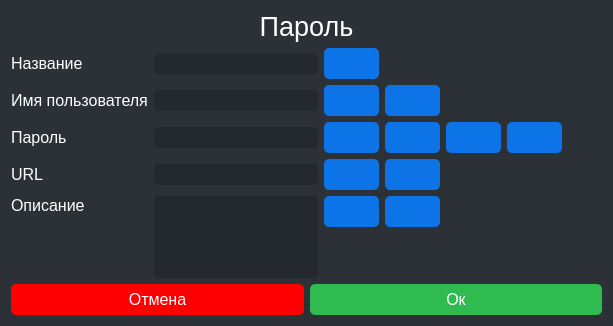
<?xml version="1.0" encoding="UTF-8"?>
<ui version="4.0">
 <class>Dialog</class>
 <widget class="QDialog" name="Dialog">
  <property name="geometry">
   <rect>
    <x>0</x>
    <y>0</y>
    <width>613</width>
    <height>326</height>
   </rect>
  </property>
  <property name="windowTitle">
   <string>Dialog</string>
  </property>
  <property name="styleSheet">
   <string notr="true">background-color:rgb(43,49,55);</string>
  </property>
  <layout class="QGridLayout" name="gridLayout_2" rowstretch="0,0,0">
   <item row="2" column="0" colspan="3">
    <layout class="QHBoxLayout" name="horizontalLayout">
     <item>
      <widget class="QPushButton" name="cancelButton">
       <property name="styleSheet">
        <string notr="true">border-radius:5px;
border-width:2px;
padding:6px;
background-color:rgb(255,0,0);
color:rgb(255,255,255);
font-size:12pt;</string>
       </property>
       <property name="text">
        <string>Отмена</string>
       </property>
      </widget>
     </item>
     <item>
      <widget class="QPushButton" name="okButton">
       <property name="styleSheet">
        <string notr="true">border-radius:5px;
border-width:2px;
padding:6px;
border-color:rgb(47,187,79);
background-color:rgb(47,187,79);
color:rgb(255,255,255);
font-size:12pt;</string>
       </property>
       <property name="text">
        <string>Ок</string>
       </property>
      </widget>
     </item>
    </layout>
   </item>
   <item row="0" column="0" colspan="3">
    <widget class="QLabel" name="label">
     <property name="sizePolicy">
      <sizepolicy hsizetype="Preferred" vsizetype="Fixed">
       <horstretch>0</horstretch>
       <verstretch>0</verstretch>
      </sizepolicy>
     </property>
     <property name="font">
      <font>
       <family>Tahoma</family>
       <pointsize>20</pointsize>
      </font>
     </property>
     <property name="styleSheet">
      <string notr="true">color:rgb(255,255,255)</string>
     </property>
     <property name="text">
      <string>Пароль</string>
     </property>
     <property name="alignment">
      <set>Qt::AlignCenter</set>
     </property>
    </widget>
   </item>
   <item row="1" column="0" colspan="3">
    <layout class="QGridLayout" name="gridLayout" columnstretch="0,1,0" columnminimumwidth="0,0,0">
     <item row="3" column="1">
      <widget class="QLineEdit" name="URLEdit">
       <property name="font">
        <font>
         <family>Tahoma</family>
         <pointsize>12</pointsize>
        </font>
       </property>
       <property name="styleSheet">
        <string notr="true">border-width:2;border-radius:5px;background-color:rgb(36,41,45);color:rgb(255,255,255);</string>
       </property>
       <property name="readOnly">
        <bool>true</bool>
       </property>
      </widget>
     </item>
     <item row="0" column="0">
      <widget class="QLabel" name="nameLabel">
       <property name="sizePolicy">
        <sizepolicy hsizetype="Preferred" vsizetype="Fixed">
         <horstretch>0</horstretch>
         <verstretch>0</verstretch>
        </sizepolicy>
       </property>
       <property name="font">
        <font>
         <family>Tahoma</family>
         <pointsize>12</pointsize>
        </font>
       </property>
       <property name="styleSheet">
        <string notr="true">color:rgb(255,255,255)</string>
       </property>
       <property name="text">
        <string>Название</string>
       </property>
      </widget>
     </item>
     <item row="1" column="0">
      <widget class="QLabel" name="usernameLabel">
       <property name="font">
        <font>
         <family>Tahoma</family>
         <pointsize>12</pointsize>
        </font>
       </property>
       <property name="styleSheet">
        <string notr="true">color:rgb(255,255,255)</string>
       </property>
       <property name="text">
        <string>Имя пользователя</string>
       </property>
      </widget>
     </item>
     <item row="2" column="1">
      <widget class="QLineEdit" name="passwordEdit">
       <property name="font">
        <font>
         <family>Tahoma</family>
         <pointsize>12</pointsize>
        </font>
       </property>
       <property name="styleSheet">
        <string notr="true">border-width:2;border-radius:5px;background-color:rgb(36,41,45);color:rgb(255,255,255);</string>
       </property>
       <property name="echoMode">
        <enum>QLineEdit::Password</enum>
       </property>
       <property name="readOnly">
        <bool>true</bool>
       </property>
      </widget>
     </item>
     <item row="2" column="0">
      <widget class="QLabel" name="passwordLabel">
       <property name="font">
        <font>
         <family>Tahoma</family>
         <pointsize>12</pointsize>
        </font>
       </property>
       <property name="styleSheet">
        <string notr="true">color:rgb(255,255,255)</string>
       </property>
       <property name="text">
        <string>Пароль</string>
       </property>
      </widget>
     </item>
     <item row="1" column="1">
      <widget class="QLineEdit" name="usernameEdit">
       <property name="font">
        <font>
         <family>Tahoma</family>
         <pointsize>12</pointsize>
        </font>
       </property>
       <property name="styleSheet">
        <string notr="true">border-width:2;border-radius:5px;background-color:rgb(36,41,45);color:rgb(255,255,255);</string>
       </property>
       <property name="readOnly">
        <bool>true</bool>
       </property>
      </widget>
     </item>
     <item row="4" column="0">
      <widget class="QLabel" name="descriptionLabel">
       <property name="font">
        <font>
         <family>Tahoma</family>
         <pointsize>12</pointsize>
        </font>
       </property>
       <property name="styleSheet">
        <string notr="true">color:rgb(255,255,255)</string>
       </property>
       <property name="text">
        <string>Описание</string>
       </property>
       <property name="alignment">
        <set>Qt::AlignLeading|Qt::AlignLeft|Qt::AlignTop</set>
       </property>
      </widget>
     </item>
     <item row="3" column="0">
      <widget class="QLabel" name="URLLabel">
       <property name="font">
        <font>
         <family>Tahoma</family>
         <pointsize>12</pointsize>
        </font>
       </property>
       <property name="styleSheet">
        <string notr="true">color:rgb(255,255,255)</string>
       </property>
       <property name="text">
        <string>URL</string>
       </property>
      </widget>
     </item>
     <item row="0" column="1">
      <widget class="QLineEdit" name="nameEdit">
       <property name="font">
        <font>
         <family>Tahoma</family>
         <pointsize>12</pointsize>
        </font>
       </property>
       <property name="styleSheet">
        <string notr="true">border-width:2;border-radius:5px;background-color:rgb(36,41,45);color:rgb(255,255,255);</string>
       </property>
       <property name="readOnly">
        <bool>true</bool>
       </property>
      </widget>
     </item>
     <item row="4" column="2">
      <layout class="QGridLayout" name="gridLayout_3">
       <item row="0" column="1">
        <widget class="QPushButton" name="copyDescriptionButton">
         <property name="sizePolicy">
          <sizepolicy hsizetype="Fixed" vsizetype="Fixed">
           <horstretch>0</horstretch>
           <verstretch>0</verstretch>
          </sizepolicy>
         </property>
         <property name="styleSheet">
          <string notr="true">border-radius:5px;
border-width:2px;
padding:6px;
border-color:rgb(13,116,231);
background-color:rgb(13,116,231);
color:rgb(255,255,255);
font-size:12pt;</string>
         </property>
         <property name="text">
          <string/>
         </property>
         <property name="icon">
          <iconset>
           <normaloff>../images/CopyIcon.svg</normaloff>../images/CopyIcon.svg</iconset>
         </property>
        </widget>
       </item>
       <item row="0" column="3">
        <spacer name="horizontalSpacer">
         <property name="orientation">
          <enum>Qt::Horizontal</enum>
         </property>
         <property name="sizeHint" stdset="0">
          <size>
           <width>40</width>
           <height>20</height>
          </size>
         </property>
        </spacer>
       </item>
       <item row="0" column="2">
        <widget class="QPushButton" name="editDescriptionButton">
         <property name="sizePolicy">
          <sizepolicy hsizetype="Fixed" vsizetype="Fixed">
           <horstretch>0</horstretch>
           <verstretch>0</verstretch>
          </sizepolicy>
         </property>
         <property name="styleSheet">
          <string notr="true">border-radius:5px;
border-width:2px;
padding:6px;
border-color:rgb(13,116,231);
background-color:rgb(13,116,231);
color:rgb(255,255,255);
font-size:12pt;</string>
         </property>
         <property name="text">
          <string/>
         </property>
         <property name="icon">
          <iconset>
           <normaloff>../images/EditIcon.svg</normaloff>../images/EditIcon.svg</iconset>
         </property>
        </widget>
       </item>
       <item row="1" column="2">
        <spacer name="verticalSpacer">
         <property name="orientation">
          <enum>Qt::Vertical</enum>
         </property>
         <property name="sizeHint" stdset="0">
          <size>
           <width>20</width>
           <height>40</height>
          </size>
         </property>
        </spacer>
       </item>
      </layout>
     </item>
     <item row="4" column="1">
      <widget class="QTextEdit" name="descriptionEdit">
       <property name="font">
        <font>
         <family>Tahoma</family>
         <pointsize>12</pointsize>
        </font>
       </property>
       <property name="styleSheet">
        <string notr="true">border-width:2;border-radius:5px;background-color:rgb(36,41,45);color:rgb(255,255,255);</string>
       </property>
       <property name="readOnly">
        <bool>true</bool>
       </property>
      </widget>
     </item>
     <item row="0" column="2">
      <widget class="QPushButton" name="copyNameEdit">
       <property name="sizePolicy">
        <sizepolicy hsizetype="Fixed" vsizetype="Fixed">
         <horstretch>0</horstretch>
         <verstretch>0</verstretch>
        </sizepolicy>
       </property>
       <property name="styleSheet">
        <string notr="true">border-radius:5px;
border-width:2px;
padding:6px;
border-color:rgb(13,116,231);
background-color:rgb(13,116,231);
color:rgb(255,255,255);
font-size:12pt;</string>
       </property>
       <property name="text">
        <string/>
       </property>
       <property name="icon">
        <iconset>
         <normaloff>../images/CopyIcon.svg</normaloff>../images/CopyIcon.svg</iconset>
       </property>
      </widget>
     </item>
     <item row="2" column="2">
      <layout class="QHBoxLayout" name="horizontalLayout_2">
       <item>
        <widget class="QPushButton" name="watchPasswordButton">
         <property name="sizePolicy">
          <sizepolicy hsizetype="Fixed" vsizetype="Fixed">
           <horstretch>0</horstretch>
           <verstretch>0</verstretch>
          </sizepolicy>
         </property>
         <property name="styleSheet">
          <string notr="true">border-radius:5px;
border-width:2px;
padding:6px;
border-color:rgb(13,116,231);
background-color:rgb(13,116,231);
color:rgb(255,255,255);
font-size:12pt;</string>
         </property>
         <property name="text">
          <string/>
         </property>
         <property name="icon">
          <iconset>
           <normaloff>../images/EyeIcon.svg</normaloff>../images/EyeIcon.svg</iconset>
         </property>
        </widget>
       </item>
       <item>
        <widget class="QPushButton" name="copyPasswordButton">
         <property name="sizePolicy">
          <sizepolicy hsizetype="Fixed" vsizetype="Fixed">
           <horstretch>0</horstretch>
           <verstretch>0</verstretch>
          </sizepolicy>
         </property>
         <property name="styleSheet">
          <string notr="true">border-radius:5px;
border-width:2px;
padding:6px;
border-color:rgb(13,116,231);
background-color:rgb(13,116,231);
color:rgb(255,255,255);
font-size:12pt;</string>
         </property>
         <property name="text">
          <string/>
         </property>
         <property name="icon">
          <iconset>
           <normaloff>../images/CopyIcon.svg</normaloff>../images/CopyIcon.svg</iconset>
         </property>
        </widget>
       </item>
       <item>
        <widget class="QPushButton" name="regeneratePasswordButton">
         <property name="sizePolicy">
          <sizepolicy hsizetype="Fixed" vsizetype="Fixed">
           <horstretch>0</horstretch>
           <verstretch>0</verstretch>
          </sizepolicy>
         </property>
         <property name="styleSheet">
          <string notr="true">border-radius:5px;
border-width:2px;
padding:6px;
border-color:rgb(13,116,231);
background-color:rgb(13,116,231);
color:rgb(255,255,255);
font-size:12pt;</string>
         </property>
         <property name="text">
          <string/>
         </property>
         <property name="icon">
          <iconset>
           <normaloff>../images/RefreshICon.svg</normaloff>../images/RefreshICon.svg</iconset>
         </property>
        </widget>
       </item>
       <item>
        <widget class="QPushButton" name="editPasswordButton">
         <property name="sizePolicy">
          <sizepolicy hsizetype="Fixed" vsizetype="Fixed">
           <horstretch>0</horstretch>
           <verstretch>0</verstretch>
          </sizepolicy>
         </property>
         <property name="styleSheet">
          <string notr="true">border-radius:5px;
border-width:2px;
padding:6px;
border-color:rgb(13,116,231);
background-color:rgb(13,116,231);
color:rgb(255,255,255);
font-size:12pt;</string>
         </property>
         <property name="text">
          <string/>
         </property>
         <property name="icon">
          <iconset>
           <normaloff>../images/EditIcon.svg</normaloff>../images/EditIcon.svg</iconset>
         </property>
        </widget>
       </item>
       <item>
        <spacer name="horizontalSpacer_3">
         <property name="orientation">
          <enum>Qt::Horizontal</enum>
         </property>
         <property name="sizeHint" stdset="0">
          <size>
           <width>40</width>
           <height>20</height>
          </size>
         </property>
        </spacer>
       </item>
      </layout>
     </item>
     <item row="3" column="2">
      <layout class="QHBoxLayout" name="horizontalLayout_3">
       <item>
        <widget class="QPushButton" name="copyURLButtton">
         <property name="sizePolicy">
          <sizepolicy hsizetype="Fixed" vsizetype="Fixed">
           <horstretch>0</horstretch>
           <verstretch>0</verstretch>
          </sizepolicy>
         </property>
         <property name="styleSheet">
          <string notr="true">border-radius:5px;
border-width:2px;
padding:6px;
border-color:rgb(13,116,231);
background-color:rgb(13,116,231);
color:rgb(255,255,255);
font-size:12pt;</string>
         </property>
         <property name="text">
          <string/>
         </property>
         <property name="icon">
          <iconset>
           <normaloff>../images/CopyIcon.svg</normaloff>../images/CopyIcon.svg</iconset>
         </property>
        </widget>
       </item>
       <item>
        <widget class="QPushButton" name="editURLButton">
         <property name="sizePolicy">
          <sizepolicy hsizetype="Fixed" vsizetype="Fixed">
           <horstretch>0</horstretch>
           <verstretch>0</verstretch>
          </sizepolicy>
         </property>
         <property name="styleSheet">
          <string notr="true">border-radius:5px;
border-width:2px;
padding:6px;
border-color:rgb(13,116,231);
background-color:rgb(13,116,231);
color:rgb(255,255,255);
font-size:12pt;</string>
         </property>
         <property name="text">
          <string/>
         </property>
         <property name="icon">
          <iconset>
           <normaloff>../images/EditIcon.svg</normaloff>../images/EditIcon.svg</iconset>
         </property>
        </widget>
       </item>
       <item>
        <spacer name="horizontalSpacer_2">
         <property name="orientation">
          <enum>Qt::Horizontal</enum>
         </property>
         <property name="sizeHint" stdset="0">
          <size>
           <width>40</width>
           <height>20</height>
          </size>
         </property>
        </spacer>
       </item>
      </layout>
     </item>
     <item row="1" column="2">
      <layout class="QHBoxLayout" name="horizontalLayout_7">
       <item>
        <widget class="QPushButton" name="copyUsernameButton">
         <property name="styleSheet">
          <string notr="true">border-radius:5px;
border-width:2px;
padding:6px;
border-color:rgb(13,116,231);
background-color:rgb(13,116,231);
color:rgb(255,255,255);
font-size:12pt;</string>
         </property>
         <property name="text">
          <string/>
         </property>
         <property name="icon">
          <iconset>
           <normaloff>../images/CopyIcon.svg</normaloff>../images/CopyIcon.svg</iconset>
         </property>
        </widget>
       </item>
       <item>
        <widget class="QPushButton" name="editUsernameButton">
         <property name="styleSheet">
          <string notr="true">border-radius:5px;
border-width:2px;
padding:6px;
border-color:rgb(13,116,231);
background-color:rgb(13,116,231);
color:rgb(255,255,255);
font-size:12pt;</string>
         </property>
         <property name="text">
          <string/>
         </property>
         <property name="icon">
          <iconset>
           <normaloff>../images/EditIcon.svg</normaloff>../images/EditIcon.svg</iconset>
         </property>
        </widget>
       </item>
       <item>
        <spacer name="horizontalSpacer_4">
         <property name="orientation">
          <enum>Qt::Horizontal</enum>
         </property>
         <property name="sizeHint" stdset="0">
          <size>
           <width>40</width>
           <height>20</height>
          </size>
         </property>
        </spacer>
       </item>
      </layout>
     </item>
    </layout>
   </item>
  </layout>
 </widget>
 <resources/>
 <connections/>
</ui>
